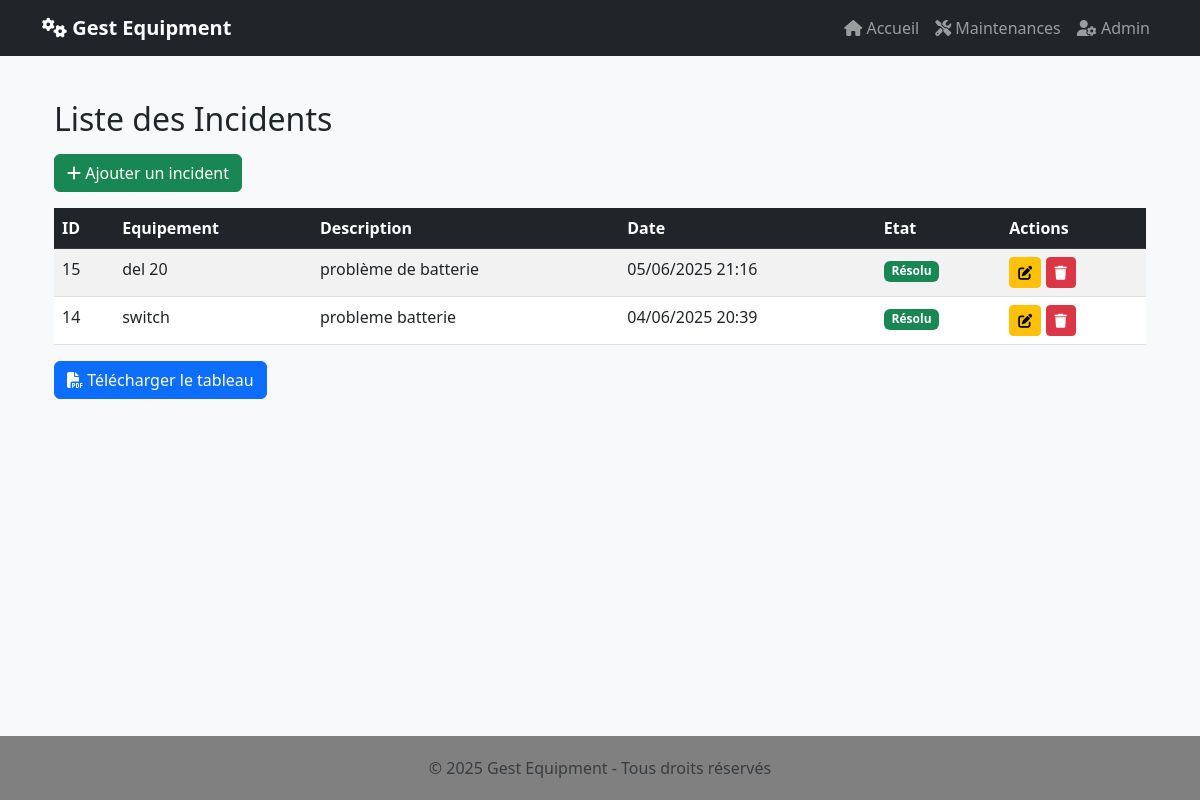
Page /incidents/ on the committed database.
### equipments/models.py (models this page shows, shortened)
class Incident(models.Model):
    équipement = models.ForeignKey(Equipement, on_delete=models.CASCADE, related_name='incidents')
    description = models.TextField()
    date_signalement = models.DateTimeField(auto_now_add=True)
    état_incident = models.CharField(max_length=50, choices=[('Non résolu', 'Non résolu'), ('Résolu', 'Résolu')], default='Non résolu')
    résolu = models.BooleanField(default=False)

class Equipement(models.Model):
    STATUTS = [
        ('fonctionnel', 'Fonctionnel'),
        ('panne', 'En panne'),
        ('maintenance', 'En maintenance'),
    ]
    nom = models.CharField(max_length=255)
    type = models.CharField(max_length=100)
    etat = models.CharField(max_length=50, choices=STATUTS, default='fonctionnel')

### equipments/views.py (the view)
# urls.py: path('incidents/', liste_incidents, name='liste_incidents'),
def liste_incidents(request):
    incidents = Incident.objects.all().order_by('-date_signalement')
    return render(request, 'incidents/liste.html', {'incidents': incidents})

### equipments/templates/incidents/liste.html (shortened to what this page needs)
{% extends 'equipments/base.html' %}
{% block content %}
<div class="container mt-4">
    <h2 class="mb-3">Liste des Incidents</h2>
    <a href="{% url 'ajouter_incident' %}" class="btn btn-success mb-3">
        <i class="fas fa-plus"></i> Ajouter un incident
    </a>
    <table class="table table-striped table-hover">
        <thead class="table-dark">
            <tr>
                <th>ID</th>
                <th>Equipement</th>
                <th>Description</th>
                <th>Date</th>
                <th>Etat</th>
                <th>Actions</th>
            </tr>
        </thead>
        <tbody>
            {% for incident in incidents %}
            <tr>
                <td>{{ incident.id }}</td>
                <td>{{ incident.équipement.nom }}</td>
                <td>{{ incident.description }}</td>
                <td>{{ incident.date_signalement|date:"d/m/Y H:i" }}</td>
                <td>
                    <span class="badge {% if incident.état_incident == 'Résolu' %} bg-success {% else %} bg-warning {% endif %}">
                        {{ incident.état_incident }}
                    </span>
                </td>
                <td>
                    <a href="{% url 'modifier_incident' incident.id %}" class="btn btn-sm btn-warning">
                        <i class="fas fa-edit"></i>
                    </a>
                    <a href="{% url 'supprimer_incident' incident.id %}" class="btn btn-sm btn-danger">
                        <i class="fas fa-trash"></i>
                    </a>
                </td>
            </tr>
            {% empty %}
            <tr>
                <td colspan="6" class="text-center">Aucun incident enregistré.</td>
            </tr>
            {% endfor %}
        </tbody>
    </table>
            <button id="downloadPdf1" class="btn btn-primary mb-4">
                <i class="fas fa-file-pdf"></i> Télécharger le tableau
            </button>
</div>
{% endblock %}

### equipments/templates/equipments/base.html (style rules this page uses)
body { background-color: #f8f9fa; min-height: 100vh; display: flex; flex-direction: column; }

### rows in the picture
Incident: id "15", équipement.nom "del 20", description "problème de batterie", date_signalement "05/06/2025 21:16", état_incident "Résolu"
Incident: id "14", équipement.nom "switch", description "probleme batterie", date_signalement "04/06/2025 20:39", état_incident "Résolu"
